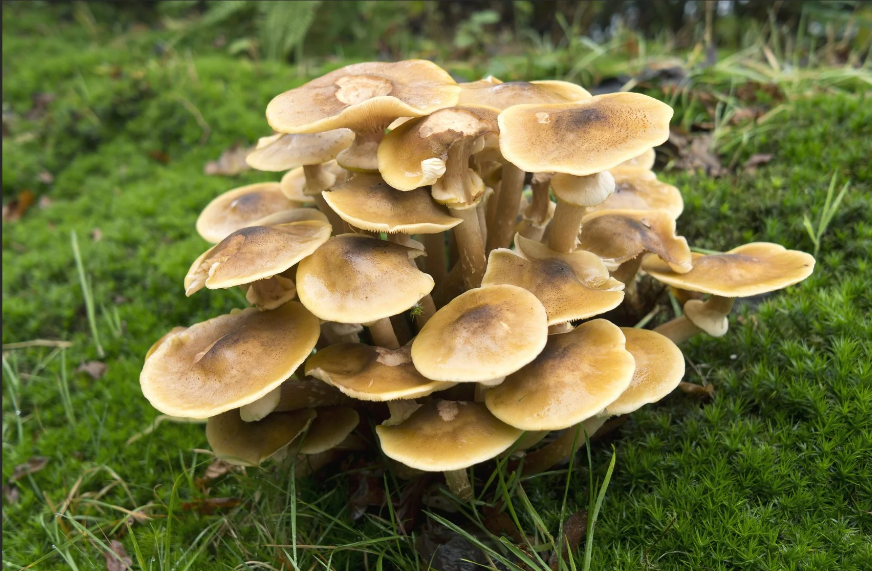
%> input picture New Folder/image.png, 872 x 571 px
$ octave 11.m   (GNU Octave 9; MATLAB toolbox functions it lacks are replaced by stand-ins)
%> lines starting %> are read from the running program, lines starting %| are printed output that depends on the picture
%Implementation of image sharpening filters and Edge Detection using Gradient Filters

i=imread('image.png');
%> i is the input picture: size 571x872x3 uint8; mean R, G, B 111.3, 112, 61.6
subplot(4,2,1); imshow(i);
title('Original Image');

g=rgb2gray(i);
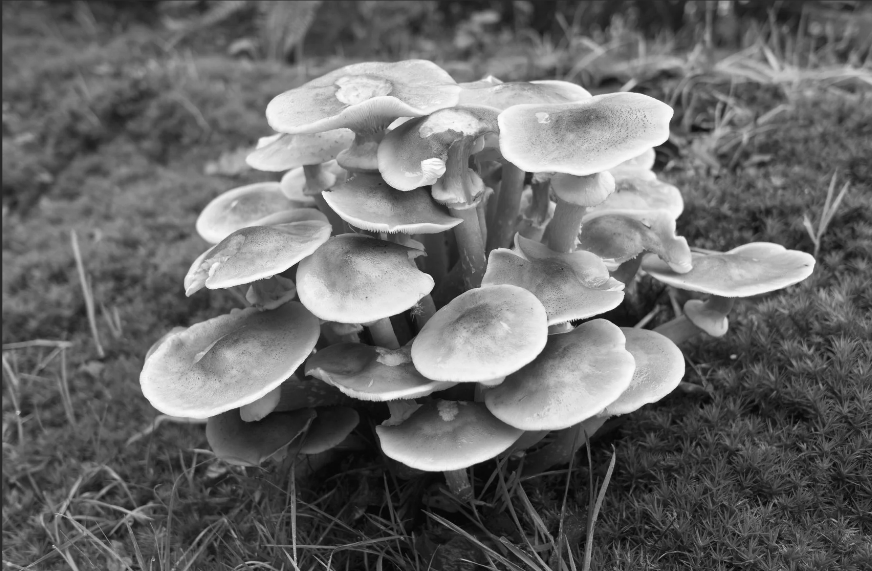
%> g: size 571x872 uint8; min 4, max 253, mean 106.1
subplot(4,2,2); imshow(g); title('Gray Image');

f=fspecial('laplacian',0.05);
im=imfilter(g,f);
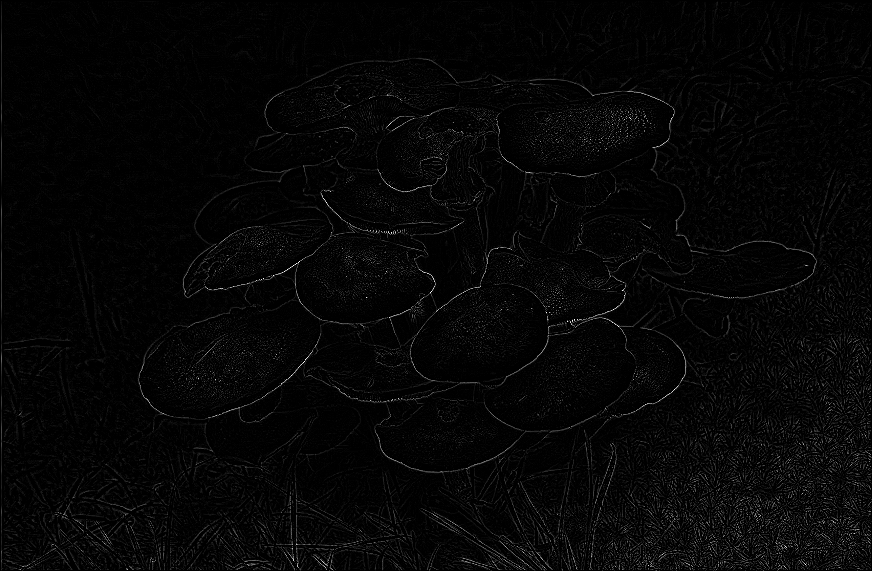
%> im: size 571x872 uint8; min 0, max 255, mean 5.8
subplot(4,2,3); imshow(im); title('Laplacian ');

s=edge(g, 'sobel');
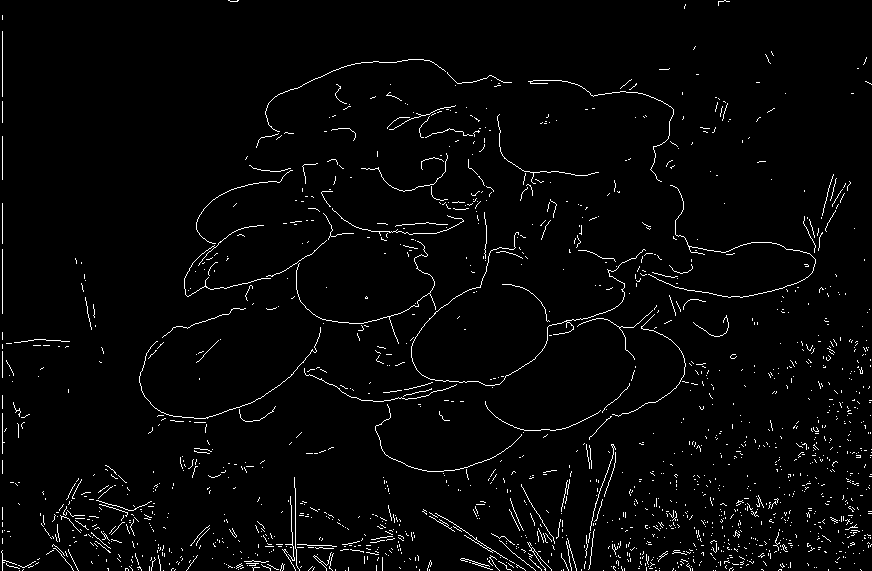
%> s: size 571x872 logical; 2.6% white in thin lines or dots
subplot(4,2,4); imshow(s); title('Sobel');

p=edge(g, 'prewitt');
%> p: size 571x872 logical; 2.5% white in thin lines or dots
subplot(4,2,5); imshow(p); title('Prewitt');

r=edge(g, 'roberts');
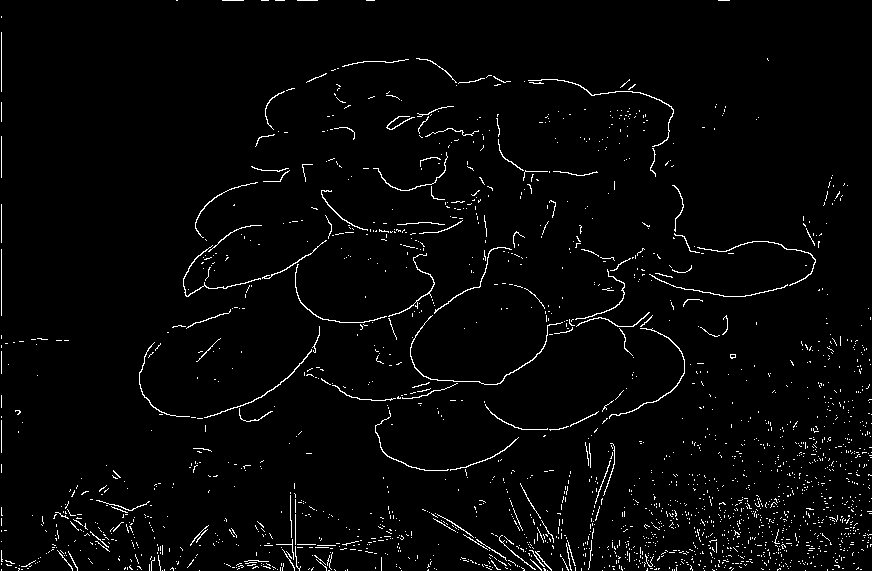
%> r: size 571x872 logical; 2.5% white in thin lines or dots
subplot(4,2,6); imshow(r); title('Roberts');

[BW,thresh,gv,gh]=edge(g,'sobel',[],'horizontal');
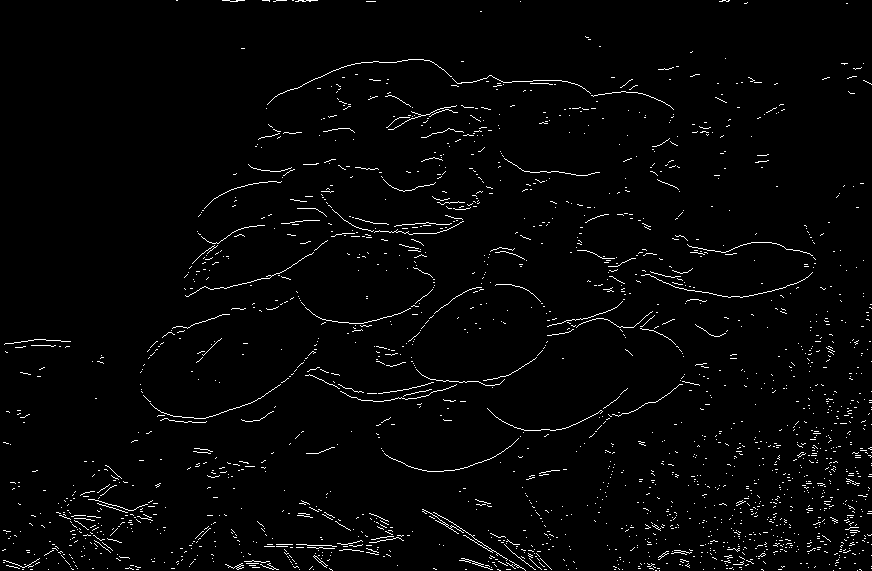
%> BW: size 571x872 logical; 2.2% white in thin lines or dots
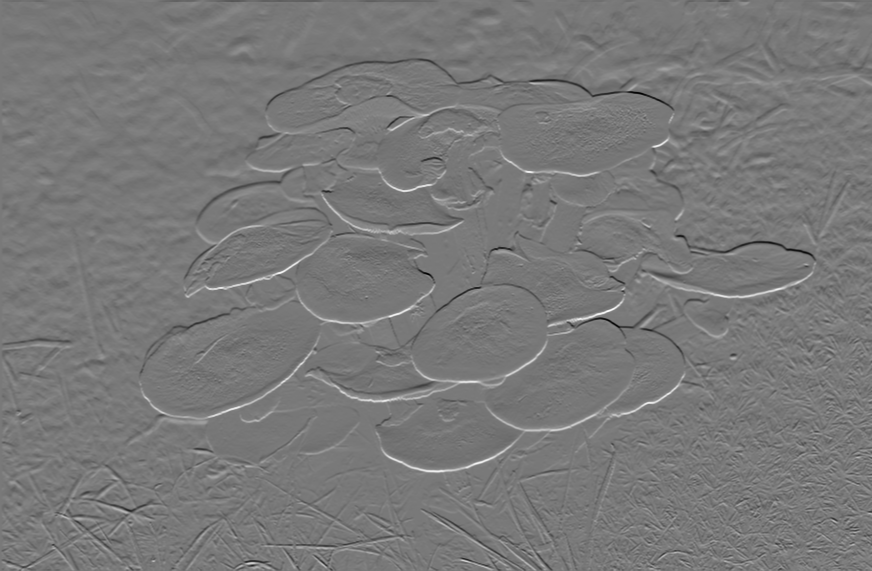
%> gh: size 571x872 double; min -0.372, max 0.41, mean -8.48e-05; drawn with min black and max white
%> thresh = 0.0681
[BW1,thresh1,gv1,gh1]=edge(g,'sobel',[],'vertical');
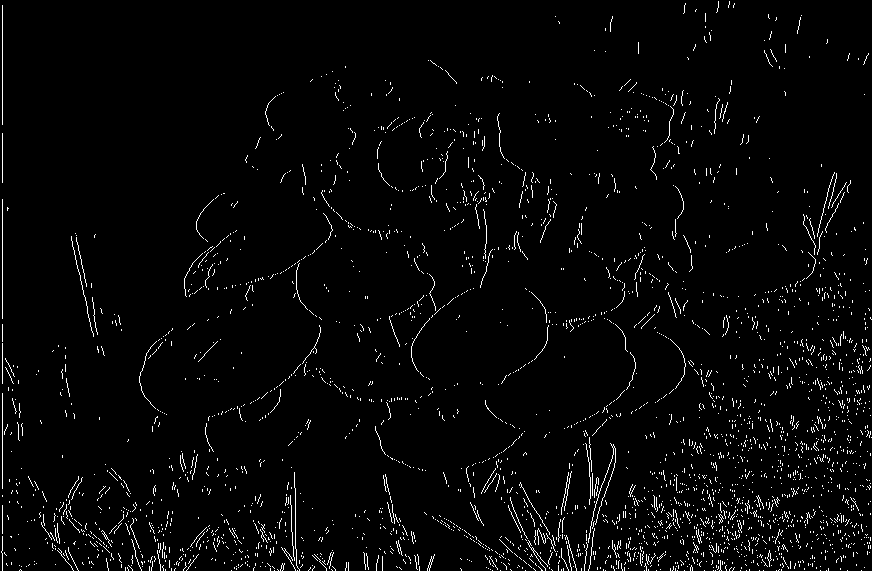
%> BW1: size 571x872 logical; 2.7% white in thin lines or dots
%> thresh1 = 0.0595

subplot(4,2,7); imshow(BW); title('Sobel Horizontal');
subplot(4,2,8);
imshow(BW); title('Sobel Vertical');
